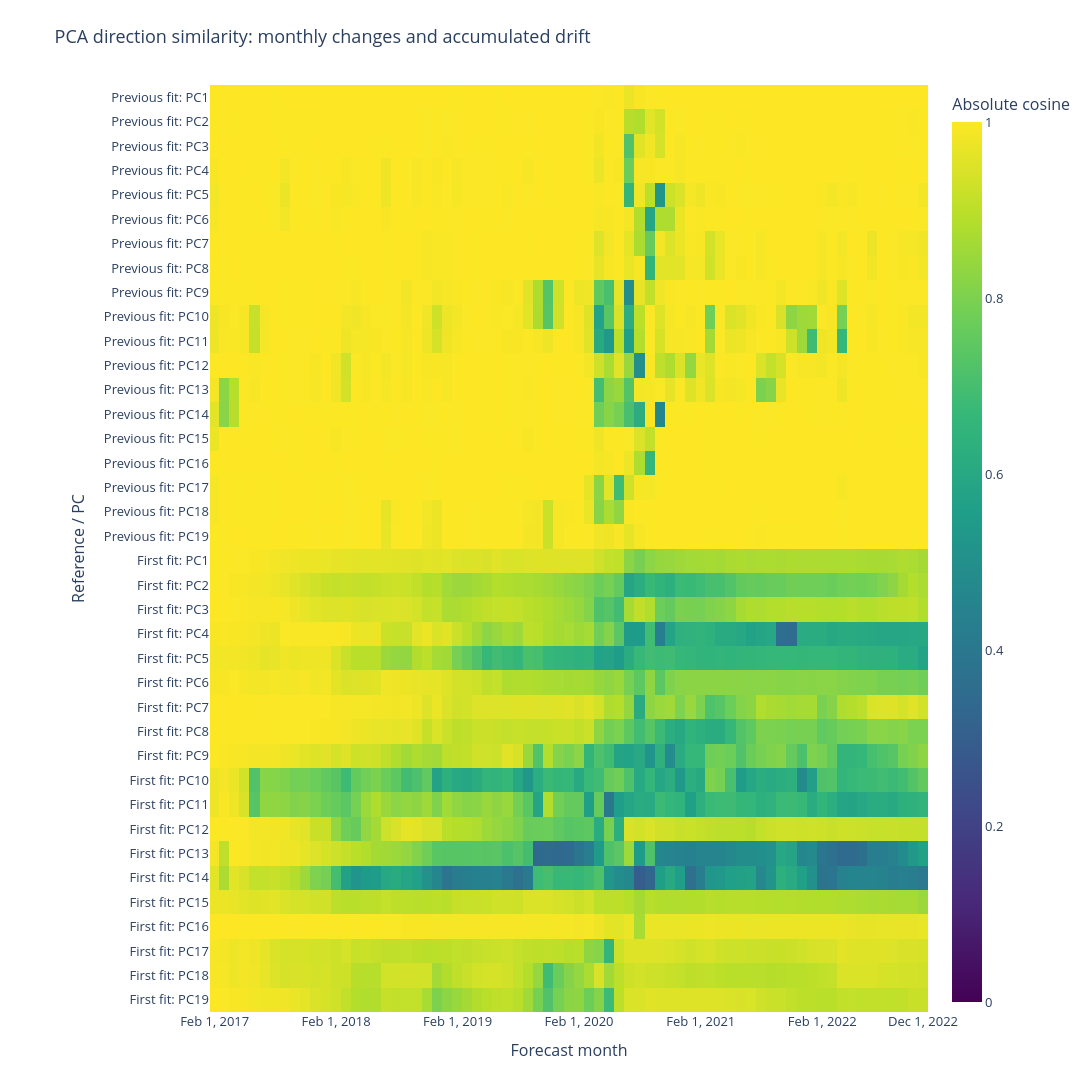

Source (notebook cell):
### Code cell
monthly_similarity = monthly_stability.similarity.unstack().reindex(columns=evr.index)
initial_similarity = initial_stability.similarity.unstack().reindex(columns=evr.index)

stability_plot = pd.concat(
    {"Previous fit": monthly_similarity.T, "First fit": initial_similarity.T}
)
stability_plot.index = [f"{reference}: {pc}" for reference, pc in stability_plot.index]

fig = px.imshow(
    stability_plot,
    zmin=0,
    zmax=1,
    color_continuous_scale="Viridis",
    aspect="auto",
    height=1250,
    width=1100,
    title="PCA direction similarity: monthly changes and accumulated drift",
    labels={"color": "Absolute cosine", "x": "Forecast month", "y": "Reference / PC"},
)
fig.update_layout(font=dict(size=13), margin=dict(l=210, r=90, t=85, b=80))
fig.update_xaxes(
    tickmode="array",
    tickvals=list(stability_plot.columns[::12]) + [stability_plot.columns[-1]],
)
fig.show()

### Figure 1 — Plotly figure (JSON) as saved in the notebook; plotly's stock layout.template omitted (floating-point values rounded to 4 significant figures; data arrays with more than 128 entries replaced by an {"elided": "..."} marker saying what was removed)
{"data": [{"coloraxis": "coloraxis", "hovertemplate": "Forecast month: %{x}<br>Reference / PC: %{y}<br>Absolute cosine: %{z}<extra></extra>", "name": "0", "type": "heatmap", "x": ["2017-02", "2017-03", "2017-04", "2017-05", "2017-06", "2017-07", "2017-08", "2017-09", "2017-10", "2017-11", "2017-12", "2018-01", "2018-02", "2018-03", "2018-04", "2018-05", "2018-06", "2018-07", "2018-08", "2018-09", "2018-10", "2018-11", "2018-12", "2019-01", "2019-02", "2019-03", "2019-04", "2019-05", "2019-06", "2019-07", "2019-08", "2019-09", "2019-10", "2019-11", "2019-12", "2020-01", "2020-02", "2020-03", "2020-04", "2020-05", "2020-06", "2020-07", "2020-08", "2020-09", "2020-10", "2020-11", "2020-12", "2021-01", "2021-02", "2021-03", "2021-04", "2021-05", "2021-06", "2021-07", "2021-08", "2021-09", "2021-10", "2021-11", "2021-12", "2022-01", "2022-02", "2022-03", "2022-04", "2022-05", "2022-06", "2022-07", "2022-08", "2022-09", "2022-10", "2022-11", "2022-12"], "xaxis": "x", "y": ["Previous fit: PC1", "Previous fit: PC2", "Previous fit: PC3", "Previous fit: PC4", "Previous fit: PC5", "Previous fit: PC6", "Previous fit: PC7", "Previous fit: PC8", "Previous fit: PC9", "Previous fit: PC10", "Previous fit: PC11", "Previous fit: PC12", "Previous fit: PC13", "Previous fit: PC14", "Previous fit: PC15", "Previous fit: PC16", "Previous fit: PC17", "Previous fit: PC18", "Previous fit: PC19", "First fit: PC1", "First fit: PC2", "First fit: PC3", "First fit: PC4", "First fit: PC5", "First fit: PC6", "First fit: PC7", "First fit: PC8", "First fit: PC9", "First fit: PC10", "First fit: PC11", "First fit: PC12", "First fit: PC13", "First fit: PC14", "First fit: PC15", "First fit: PC16", "First fit: PC17", "First fit: PC18", "First fit: PC19"], "yaxis": "y", "z": {"elided": "38x71 float values"}}], "layout": {"coloraxis": {"autocolorscale": false, "cmax": 1, "cmin": 0, "colorbar": {"title": {"text": "Absolute cosine"}}, "colorscale": [[0.0, "#440154"], [0.1111, "#482878"], [0.2222, "#3e4989"], [0.3333, "#31688e"], [0.4444, "#26828e"], [0.5556, "#1f9e89"], [0.6667, "#35b779"], [0.7778, "#6ece58"], [0.8889, "#b5de2b"], [1.0, "#fde725"]]}, "font": {"size": 13}, "height": 1250, "margin": {"b": 80, "l": 210, "r": 90, "t": 85}, "title": {"text": "PCA direction similarity: monthly changes and accumulated drift"}, "width": 1100, "xaxis": {"anchor": "y", "domain": [0.0, 1.0], "tickmode": "array", "tickvals": ["2017-02", "2018-02", "2019-02", "2020-02", "2021-02", "2022-02", "2022-12"], "title": {"text": "Forecast month"}}, "yaxis": {"anchor": "x", "autorange": "reversed", "domain": [0.0, 1.0], "title": {"text": "Reference / PC"}}}}
